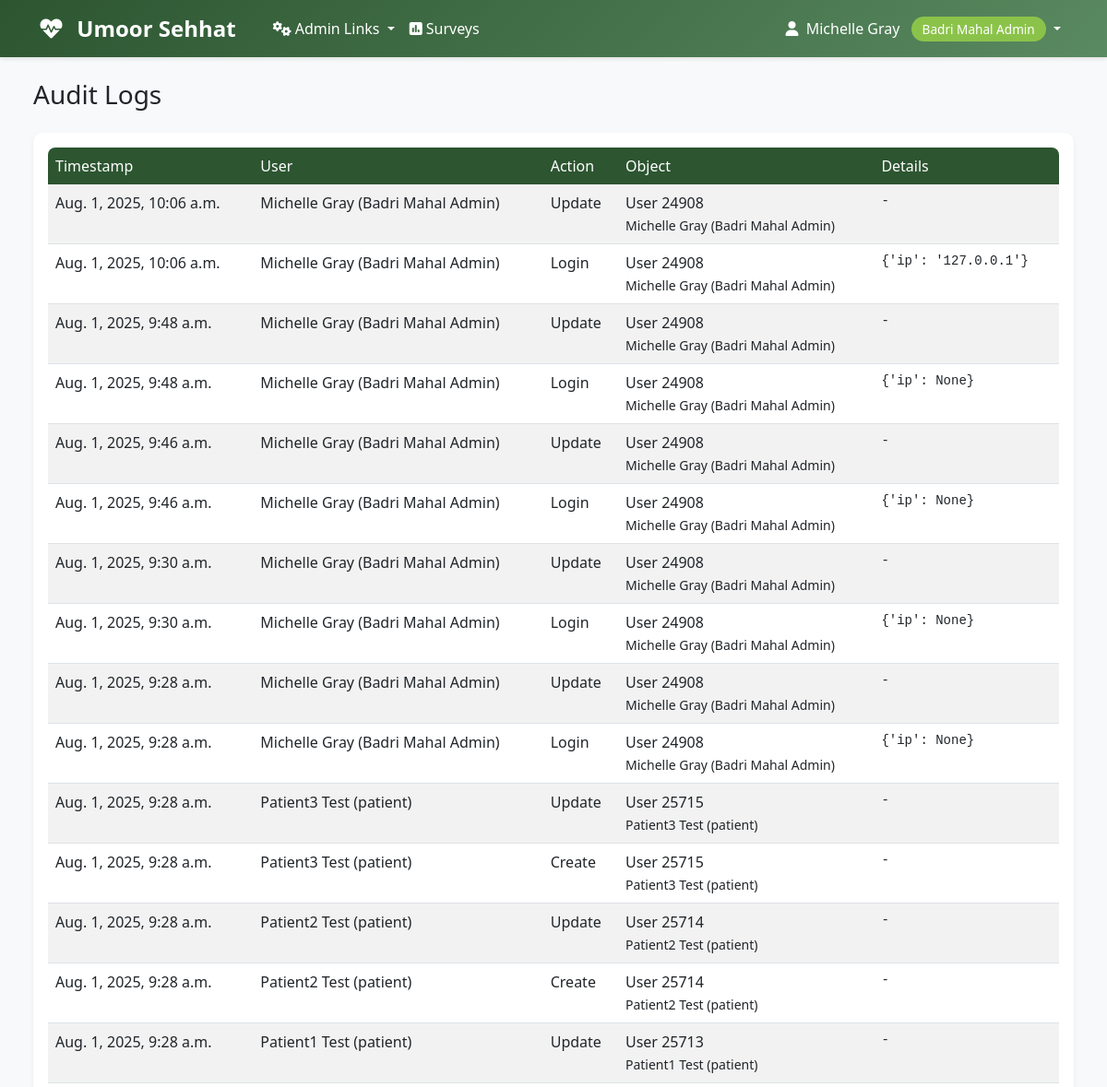
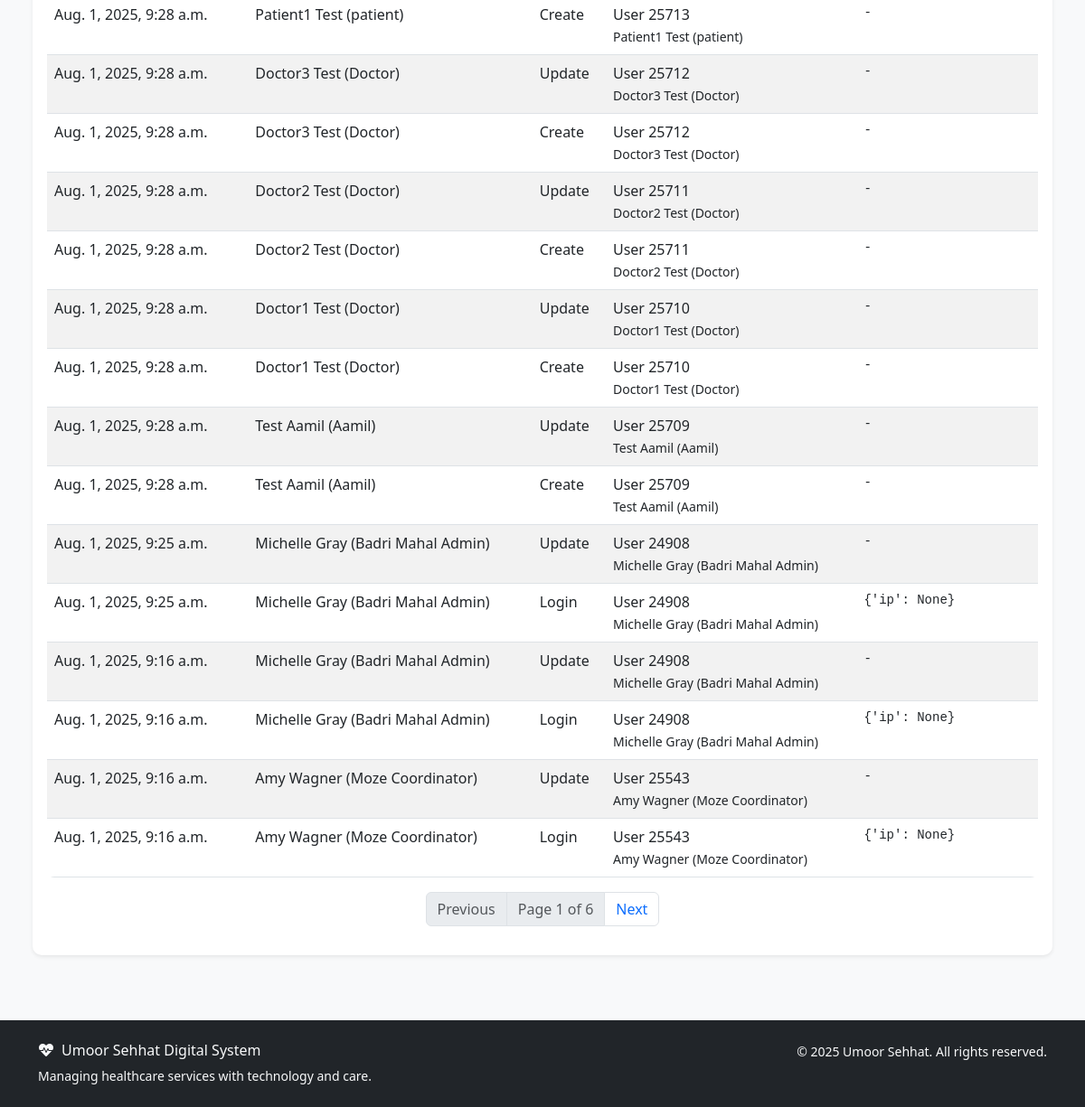
Before: /accounts/audit-logs/ (signed in) with the older database file (2 pictures, top to bottom).
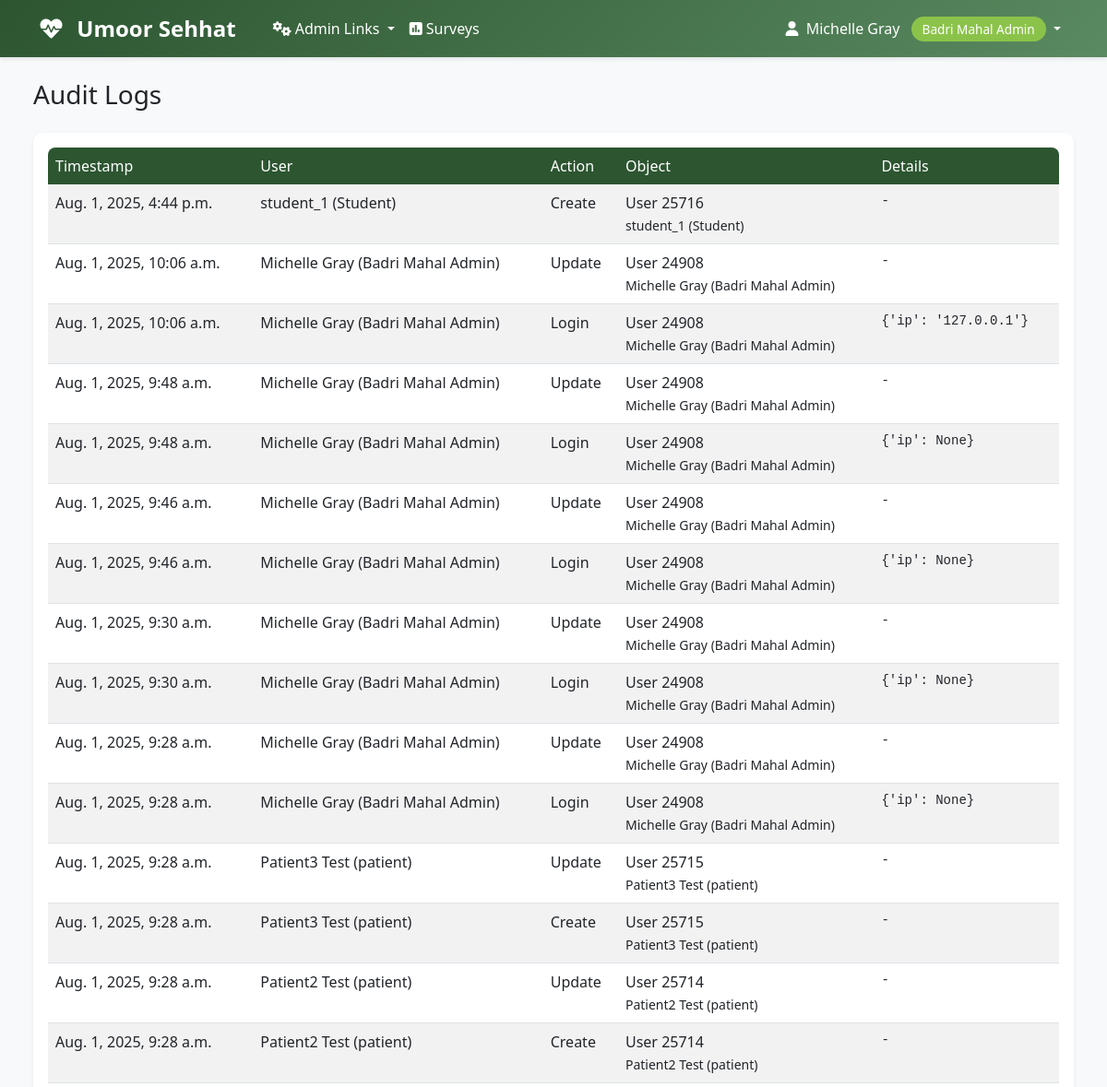
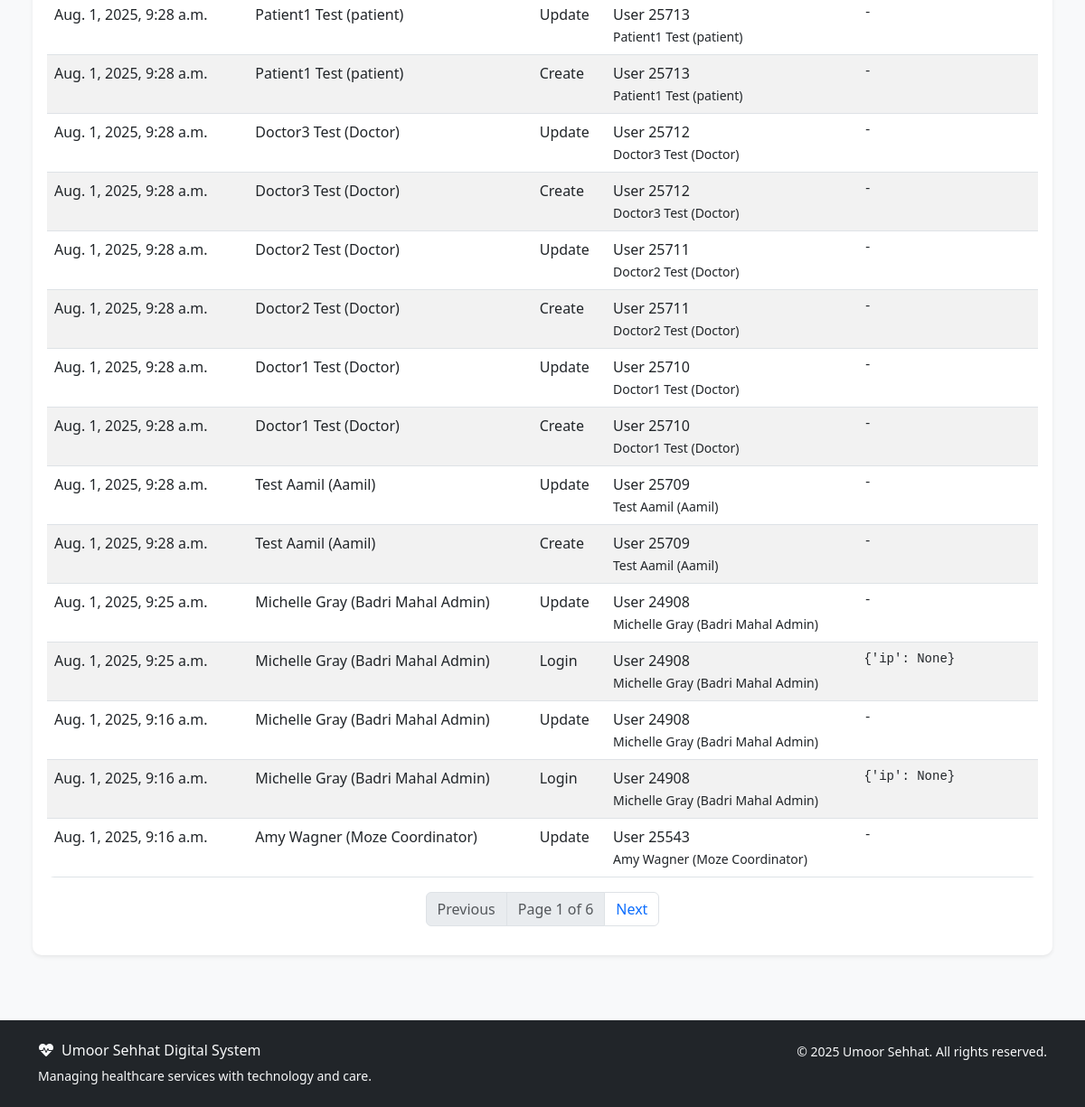
After: the same page with the newer database file (2 pictures, top to bottom).
### accounts/models.py (models this page shows, shortened)
class User(AbstractUser):
    ROLE_CHOICES = [
        ('aamil', 'Aamil'),
        ('moze_coordinator', 'Moze Coordinator'),
        ('doctor', 'Doctor'),
        ('student', 'Student'),
        ('badri_mahal_admin', 'Badri Mahal Admin'),
    ]
    role = models.CharField(max_length=20, choices=ROLE_CHOICES, default='student')
    its_id = models.CharField(
        max_length=8,
        unique=True,
        null=True,
        blank=True,
        validators=[RegexValidator(
            regex=r'^\d{8}$',
            message='ITS ID must be exactly 8 digits',
            code='invalid_its_id'
        )],
        help_text='8-digit ITS ID'
    )
    phone_number = models.CharField(max_length=15, blank=True, null=True)
    profile_photo = models.URLField(blank=True, null=True)
    arabic_name = models.CharField(max_length=100, blank=True, null=True)
    age = models.PositiveIntegerField(blank=True, null=True)
    verified_certificate = models.FileField(upload_to='certificates/', blank=True, null=True)
    specialty = models.CharField(max_length=100, blank=True, null=True)
    college = models.CharField(max_length=100, blank=True, null=True)  # For students
    specialization = models.CharField(max_length=100, blank=True, null=True)  # For students
    created_at = models.DateTimeField(auto_now_add=True)
    updated_at = models.DateTimeField(auto_now=True)
    def __str__(self):
        return f"{self.get_full_name()} ({self.get_role_display()})"
    def get_full_name(self):
        if self.arabic_name:
            return self.arabic_name
        return super().get_full_name() or self.username
    @property
    def is_aamil(self):
        return self.role == 'aamil'
    @property
    def is_moze_coordinator(self):
        return self.role == 'moze_coordinator'
    @property
    def is_doctor(self):
        return self.role == 'doctor'
    @property
    def is_student(self):
        return self.role == 'student'
    @property
    def is_admin(self):
        return self.role == 'badri_mahal_admin' or self.is_superuser
    class Meta:
        verbose_name = 'User'
        verbose_name_plural = 'Users'
        ordering = ['first_name', 'last_name']

class AuditLog(models.Model):
    ACTION_CHOICES = [
        ('create', 'Create'),
        ('update', 'Update'),
        ('delete', 'Delete'),
        ('login', 'Login'),
        ('logout', 'Logout'),
        ('permission_change', 'Permission Change'),
        ('other', 'Other'),
    ]
    user = models.ForeignKey(User, on_delete=models.SET_NULL, null=True, blank=True, related_name='audit_logs')
    action = models.CharField(max_length=32, choices=ACTION_CHOICES)
    object_type = models.CharField(max_length=64, blank=True, null=True)
    object_id = models.CharField(max_length=64, blank=True, null=True)
    object_repr = models.CharField(max_length=256, blank=True, null=True)
    timestamp = models.DateTimeField(auto_now_add=True)
    extra_data = models.JSONField(blank=True, null=True)
    class Meta:
        ordering = ['-timestamp']
        verbose_name = 'Audit Log'
        verbose_name_plural = 'Audit Logs'

### accounts/views.py (the view)
# urls.py: path('audit-logs/', views.AuditLogListView.as_view(), name='audit_log_list'),
class AuditLogListView(LoginRequiredMixin, UserPassesTestMixin, TemplateView):
    template_name = 'accounts/audit_log_list.html'
    paginate_by = 30
    def test_func(self):
        return self.request.user.is_admin
    def get_context_data(self, **kwargs):
        context = super().get_context_data(**kwargs)
        logs = AuditLog.objects.select_related('user').all()
        paginator = Paginator(logs, self.paginate_by)
        page_number = self.request.GET.get('page')
        page_obj = paginator.get_page(page_number)
        context['page_obj'] = page_obj
        return context

### templates/accounts/audit_log_list.html (shortened to what this page needs)
{% extends 'base.html' %}
{% block content %}
<div class="container-fluid px-2 px-md-4">
    <h1 class="h3 mb-4">Audit Logs</h1>
    <div class="card shadow-sm">
        <div class="card-body">
            <div class="table-responsive">
                <table class="table table-striped table-hover">
                    <thead>
                        <tr>
                            <th>Timestamp</th>
                            <th>User</th>
                            <th>Action</th>
                            <th>Object</th>
                            <th>Details</th>
                        </tr>
                    </thead>
                    <tbody>
                        {% for log in page_obj %}
                        <tr>
                            <td>{{ log.timestamp }}</td>
                            <td>{{ log.user|default:'-' }}</td>
                            <td>{{ log.get_action_display }}</td>
                            <td>{{ log.object_type }} {{ log.object_id }}<br><small>{{ log.object_repr }}</small></td>
                            <td><pre style="white-space: pre-wrap; word-break: break-all;">{{ log.extra_data|default:'-' }}</pre></td>
                        </tr>
                        {% empty %}
                        <tr><td colspan="5" class="text-center">No audit logs found.</td></tr>
                        {% endfor %}
                    </tbody>
                </table>
            </div>
            <nav>
                <ul class="pagination justify-content-center">
                    {% if page_obj.has_previous %}
                        <li class="page-item"><a class="page-link" href="?page={{ page_obj.previous_page_number }}">Previous</a></li>
                    {% else %}
                        <li class="page-item disabled"><span class="page-link">Previous</span></li>
                    {% endif %}
                    <li class="page-item disabled"><span class="page-link">Page {{ page_obj.number }} of {{ page_obj.paginator.num_pages }}</span></li>
                    {% if page_obj.has_next %}
                        <li class="page-item"><a class="page-link" href="?page={{ page_obj.next_page_number }}">Next</a></li>
                    {% else %}
                        <li class="page-item disabled"><span class="page-link">Next</span></li>
                    {% endif %}
                </ul>
            </nav>
        </div>
    </div>
</div>
{% endblock %}

### templates/base.html (shortened to what this page needs)
<!DOCTYPE html>
<html lang="en">
<head>
    <link href="https://cdn.jsdelivr.net/npm/bootstrap@5.3.0/dist/css/bootstrap.min.css" rel="stylesheet">
    <link href="https://cdnjs.cloudflare.com/ajax/libs/font-awesome/6.0.0/css/all.min.css" rel="stylesheet">
</head>
<body>
    <nav class="navbar navbar-expand-lg navbar-custom">
        <div class="container">
            <a class="navbar-brand text-white" href="{% url 'dashboard' %}">
                <i class="fas fa-heartbeat me-2"></i>
                Umoor Sehhat
            </a>
            <div class="collapse navbar-collapse" id="navbarNav">
                {% if user.is_authenticated %}
                    <ul class="navbar-nav me-auto">
                        {% if user.is_admin %}
                            <li class="nav-item dropdown">
                                <a class="nav-link dropdown-toggle" href="#" id="adminDropdown" role="button" data-bs-toggle="dropdown" aria-expanded="false">
                                    <i class="fas fa-cogs me-1"></i>Admin Links
                                </a>
                            </li>
                        {% endif %}
                        <li class="nav-item">
                            <a class="nav-link" href="{% url 'surveys:list' %}" class="text-decoration-none">
                                <i class="fas fa-poll me-1"></i>Surveys
                            </a>
                        </li>
                    </ul>
                    <ul class="navbar-nav">
                        <li class="nav-item dropdown">
                            <a class="nav-link dropdown-toggle" href="#" id="navbarDropdown" role="button" data-bs-toggle="dropdown">
                                <i class="fas fa-user me-1"></i>
                                {{ user.get_full_name|default:user.username }}
                                <span class="role-badge ms-2">{{ user.get_role_display }}</span>
                            </a>
                        </li>
                    </ul>
                {% endif %}
            </div>
        </div>
    </nav>
    <main class="container-fluid py-4">
        {% block content %}{% endblock %}
    </main>
    <footer class="bg-dark text-light py-4 mt-5">
        <div class="container">
            <div class="row">
                <div class="col-md-6">
                    <h6><i class="fas fa-heartbeat me-2"></i>Umoor Sehhat Digital System</h6>
                    <p class="small mb-0">Managing healthcare services with technology and care.</p>
                </div>
                <div class="col-md-6 text-md-end">
                    <p class="small mb-0">
                        &copy; {% now "Y" %} Umoor Sehhat. All rights reserved.
                    </p>
                </div>
            </div>
        </div>
    </footer>
</body>
</html>

### templates/base.html (style rules this page uses)
:root { --primary-color: #2c5530; --secondary-color: #5a8a61; --accent-color: #8bc34a; --text-dark: #2d3436; --bg-light: #f8f9fa; }
body { font-family: 'Segoe UI', Tahoma, Geneva, Verdana, sans-serif; background-color: var(--bg-light); }
.navbar-brand { font-weight: bold; color: white !important; font-size: 1.5rem; margin-right: 2rem; }
.navbar-custom { background: linear-gradient(135deg, var(--primary-color), var(--secondary-color)); box-shadow: 0 2px 4px rgba(0,0,0,.1); }
.navbar-custom .navbar-nav .nav-link { color: white !important; font-weight: 500; transition: all 0.3s ease; }
.card { border: none; border-radius: 10px; box-shadow: 0 4px 6px rgba(0,0,0,.1); transition: transform 0.3s ease; }
.role-badge { background: var(--accent-color); color: white; padding: 4px 12px; border-radius: 20px; font-size: 0.85rem; font-weight: 500; }
.table { border-radius: 8px; overflow: hidden; }
.table thead th { border: none; background: var(--primary-color); color: white; font-weight: 500; }

Changed rows visible on the page:
no longer on this page (row unchanged): AuditLog: timestamp "Aug. 1, 2025, 9:16 a.m.", user "Amy Wagner (Moze Coordinator)", action "Login", object_type "User", object_id "25543", object_repr "Amy Wagner (Moze Coordinator)", extra_data "{'ip': None}"
added AuditLog: timestamp "Aug. 1, 2025, 4:44 p.m.", user "student_1 (Student)", action "Create", object_type "User", object_id "25716", object_repr "student_1 (Student)", extra_data "-"
